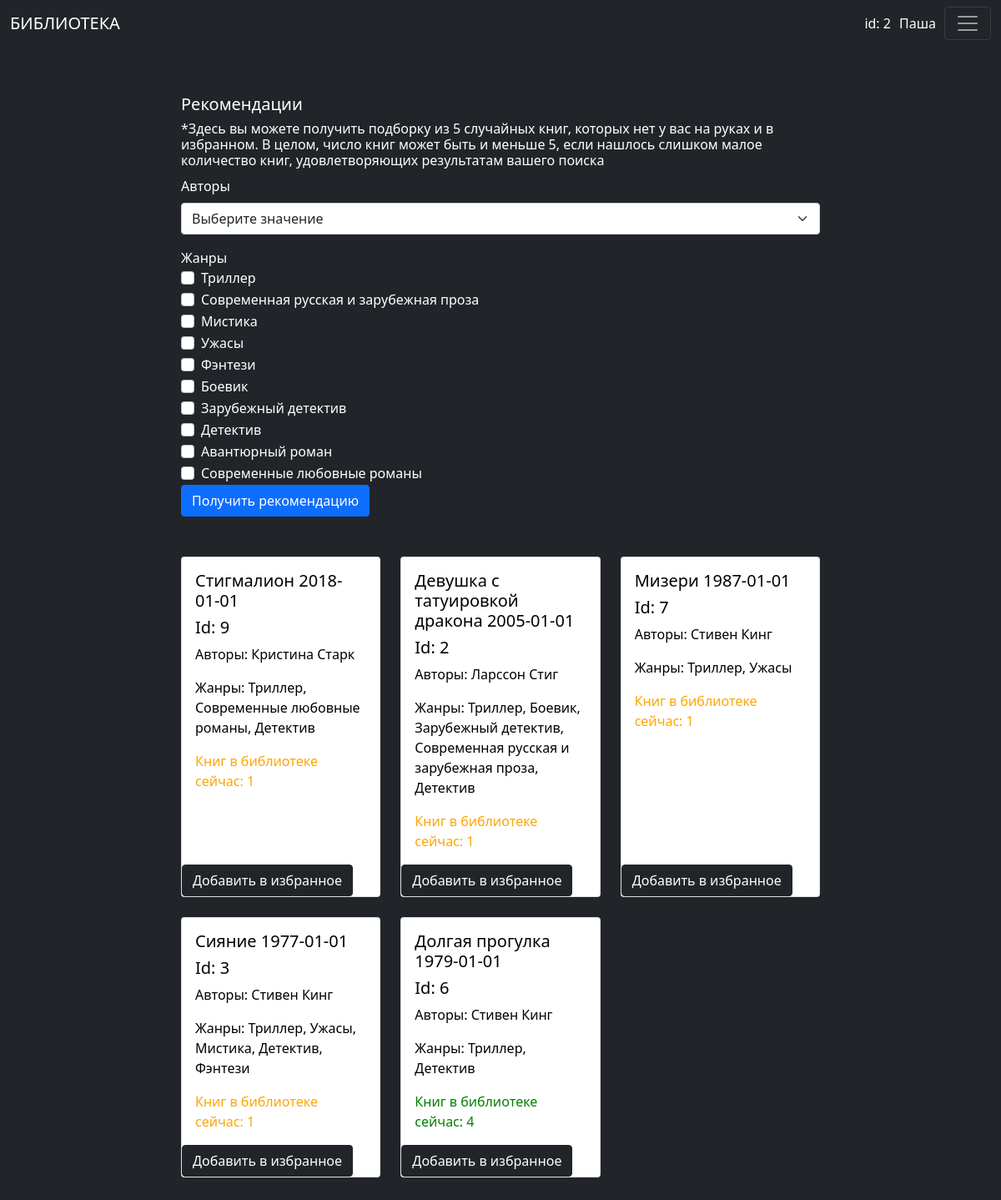
Screenshot of /library/predict.php (signed in) with the database file from the repository.
### tables this page shows
CREATE TABLE genre
(
    id    INT         NOT NULL AUTO_INCREMENT,
    title VARCHAR(50) NOT NULL,
    PRIMARY KEY (id)
);

### library/database/database.php (called while the page is built, shortened)
<?php
function get_all_genres()
{
    $con = get_connection();
    $arr = array();
    $select_query = "SELECT * FROM genre";
    $result_query = mysqli_query($con, $select_query);
    while ($row = mysqli_fetch_assoc($result_query)) {
        $arr[] = $row;
    }
    return $arr;
}
?>

### library/components/checkbox.php (the view)
<?php
function generate_checkbox($genres, $name)
{
    $num = count($genres);
    $res = "";
    for ($i = 0; $i < $num; $i++) {
        $res .= "<div class=\"form-check\">
            <input class=\"form-check-input\" type=\"checkbox\" value=\"".$genres[$i]["title"]."\" name='$name' id=\"".$genres[$i]["id"]."\">
            <label class=\"form-check-label\" for=\"".$genres[$i]["id"]."\">
            ".$genres[$i]["title"]."
            </label>
        </div>";
    }
    return $res;
}
?>

### rows the page displays
genre: title "Триллер"
genre: title "Современная русская и зарубежная проза"
genre: title "Мистика"
genre: title "Ужасы"
genre: title "Фэнтези"
genre: title "Боевик"
genre: title "Зарубежный детектив"
genre: title "Детектив"
genre: title "Авантюрный роман"
genre: title "Современные любовные романы"

### other values shown
$id "2"
$username "Паша"
$title "Авторы"
$book['title'] "Стигмалион"
$book['date'] "2018-01-01"
$book['id'] "9"
$authors "Авторы: Кристина Старк"
$genres "Жанры: Триллер, Современные любовные романы, Детектив"
$book['free_count'] "1"
$book['title'] "Девушка с татуировкой дракона"
$book['date'] "2005-01-01"
$book['id'] "2"
$authors "Авторы: Ларссон Стиг"
$genres "Жанры: Триллер, Боевик, Зарубежный детектив, Современная русская и зарубежная проза, Детектив"
$book['title'] "Мизери"
